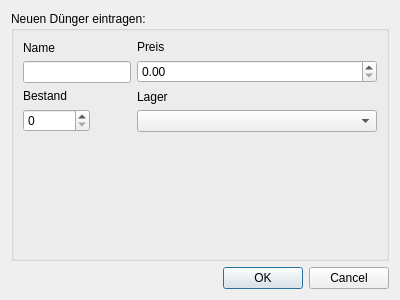
<?xml version="1.0" encoding="UTF-8"?>
<ui version="4.0">
 <class>InsertSaatgutDialog</class>
 <widget class="QDialog" name="InsertSaatgutDialog">
  <property name="geometry">
   <rect>
    <x>0</x>
    <y>0</y>
    <width>400</width>
    <height>300</height>
   </rect>
  </property>
  <property name="windowTitle">
   <string>Dialog</string>
  </property>
  <layout class="QVBoxLayout" name="verticalLayout_6">
   <item>
    <widget class="QGroupBox" name="groupBox">
     <property name="title">
      <string>Neuen Dünger eintragen:</string>
     </property>
     <layout class="QFormLayout" name="formLayout">
      <item row="0" column="0">
       <layout class="QVBoxLayout" name="verticalLayout_2">
        <item>
         <widget class="QLabel" name="label">
          <property name="text">
           <string>Name</string>
          </property>
         </widget>
        </item>
        <item>
         <widget class="QLineEdit" name="Name"/>
        </item>
       </layout>
      </item>
      <item row="0" column="1">
       <layout class="QVBoxLayout" name="verticalLayout_3">
        <item>
         <widget class="QLabel" name="label_2">
          <property name="text">
           <string>Preis</string>
          </property>
         </widget>
        </item>
        <item>
         <widget class="QDoubleSpinBox" name="Preis">
          <property name="maximum">
           <double>100000000.989999994635582</double>
          </property>
         </widget>
        </item>
       </layout>
      </item>
      <item row="2" column="1">
       <layout class="QVBoxLayout" name="verticalLayout_5">
        <item>
         <widget class="QLabel" name="label_4">
          <property name="text">
           <string>Lager</string>
          </property>
         </widget>
        </item>
        <item>
         <widget class="QComboBox" name="Lager"/>
        </item>
       </layout>
      </item>
      <item row="2" column="0">
       <layout class="QVBoxLayout" name="verticalLayout_4">
        <item>
         <widget class="QLabel" name="label_3">
          <property name="text">
           <string>Bestand</string>
          </property>
         </widget>
        </item>
        <item>
         <widget class="QSpinBox" name="Bestand">
          <property name="maximum">
           <number>10000000</number>
          </property>
         </widget>
        </item>
       </layout>
      </item>
     </layout>
    </widget>
   </item>
   <item>
    <widget class="QDialogButtonBox" name="buttonBox_2">
     <property name="orientation">
      <enum>Qt::Horizontal</enum>
     </property>
     <property name="standardButtons">
      <set>QDialogButtonBox::Cancel|QDialogButtonBox::Ok</set>
     </property>
    </widget>
   </item>
  </layout>
 </widget>
 <resources/>
 <connections>
  <connection>
   <sender>buttonBox_2</sender>
   <signal>accepted()</signal>
   <receiver>InsertSaatgutDialog</receiver>
   <slot>accept()</slot>
   <hints>
    <hint type="sourcelabel">
     <x>199</x>
     <y>279</y>
    </hint>
    <hint type="destinationlabel">
     <x>199</x>
     <y>149</y>
    </hint>
   </hints>
  </connection>
  <connection>
   <sender>buttonBox_2</sender>
   <signal>rejected()</signal>
   <receiver>InsertSaatgutDialog</receiver>
   <slot>reject()</slot>
   <hints>
    <hint type="sourcelabel">
     <x>199</x>
     <y>279</y>
    </hint>
    <hint type="destinationlabel">
     <x>199</x>
     <y>149</y>
    </hint>
   </hints>
  </connection>
 </connections>
</ui>
